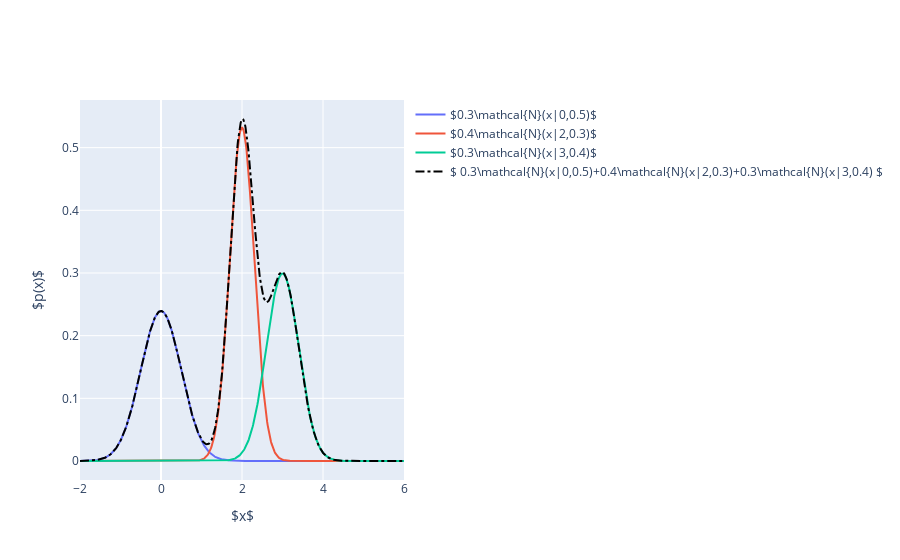

Write notebook code for a chart like this one.
### Code cell
means = [0, 2, 3]
std_deviations = [0.5, 0.3, 0.4]
weights = [0.3, 0.4, 0.3]
x_values = jnp.linspace(-2, 2 * means[2], 600)
distributions = [norm(loc=means[i], scale=std_deviations[i]) for i in range(3)]

labels = ["$0.3\mathcal{N}(x|0,0.5)$", "$0.4\mathcal{N}(x|2,0.3)$", "$0.3\mathcal{N}(x|3,0.4)$"]

plot_combined_distributions(x_values=x_values, distributions=distributions, weights=weights, labels=labels)

### Figure 1 — Plotly figure (JSON) as saved in the notebook; plotly's stock layout.template omitted (floating-point values rounded to 4 significant figures; data arrays with more than 128 entries replaced by an {"elided": "..."} marker saying what was removed)
{"data": [{"line": {"dash": "solid"}, "mode": "lines", "name": "$0.3\\mathcal{N}(x|0,0.5)$", "type": "scatter", "x": {"elided": "600 float values"}, "y": {"elided": "600 float values"}}, {"line": {"dash": "solid"}, "mode": "lines", "name": "$0.4\\mathcal{N}(x|2,0.3)$", "type": "scatter", "x": {"elided": "600 float values"}, "y": {"elided": "600 float values"}}, {"line": {"dash": "solid"}, "mode": "lines", "name": "$0.3\\mathcal{N}(x|3,0.4)$", "type": "scatter", "x": {"elided": "600 float values"}, "y": {"elided": "600 float values"}}, {"line": {"color": "black", "dash": "dashdot"}, "mode": "lines", "name": "$ 0.3\\mathcal{N}(x|0,0.5)+0.4\\mathcal{N}(x|2,0.3)+0.3\\mathcal{N}(x|3,0.4) $", "type": "scatter", "x": {"elided": "600 float values"}, "y": {"elided": "600 float values"}}], "layout": {"xaxis": {"title": {"text": "$x$"}}, "yaxis": {"title": {"text": "$p(x)$"}}}}
